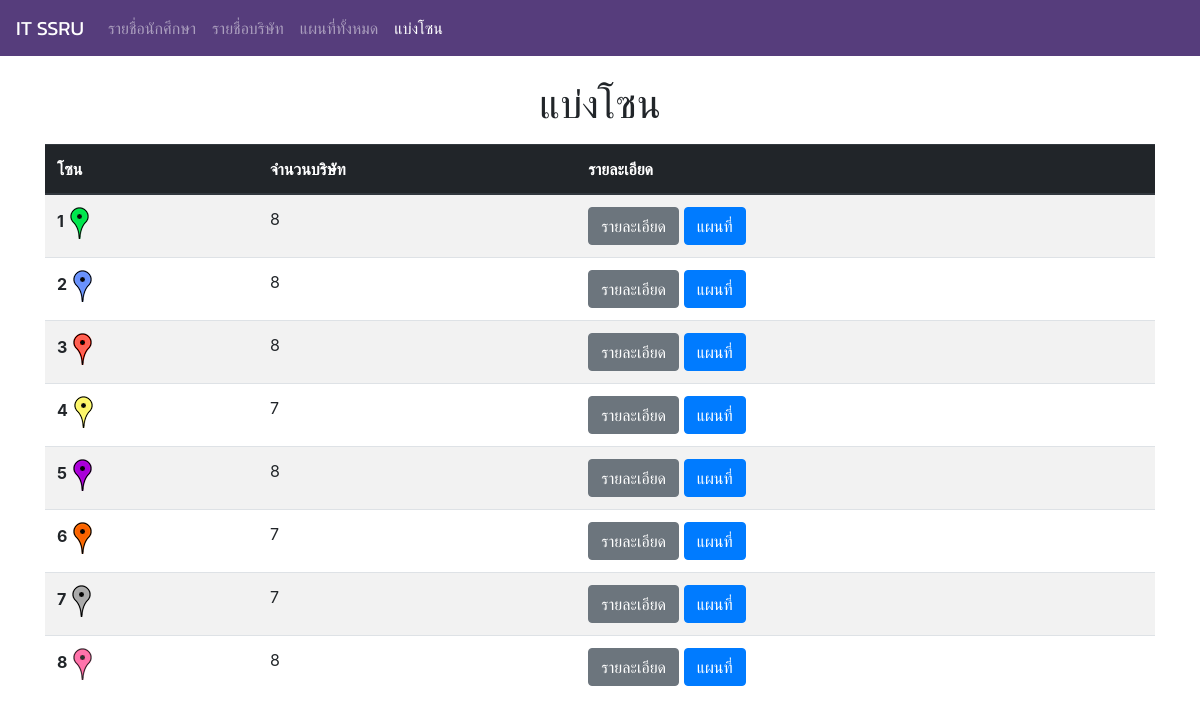
/index.php/zone, run on the app's committed database.
### tables this page shows
CREATE TABLE `region` (
  `reg_id` int(11) NOT NULL,
  `reg_name` varchar(200) NOT NULL
);

### application/controllers/Zone.php (called while the page is built, shortened)
<?php
class Zone extends CI_Controller {
	public function index() {
		$this->load->view('page_header');
		$stats = $this->ZoneModel->stats();
		$data = array(
			'stats'      => $stats
		);
		$this->load->view('zone_stats',$data);
		$this->load->view('page_footer');
	}
}

### index.php (called while the page is built, shortened)
<?php
require_once BASEPATH.'core/CodeIgniter.php';

### application/models/ZoneModel.php (called while the page is built, shortened)
<?php
class ZoneModel extends CI_Model{
  public function stats() {
    $query = $this->db->query('SELECT r.*,(SELECT COUNT(com_region) FROM company c WHERE com_region=r.reg_id) AS total FROM region r');
    return $query->result();
  }
}
 ?>

### application/views/zone_stats.php (the view)
<div class="container">
	<h1 class="text-center kanit mb-3">แบ่งโซน</h1>
	<div class="table-responsive">
	<table class="table table-striped">
	  <thead class="thead-dark">
	    <tr>
	      <th scope="col">โซน</th>
				<th scope="col">จำนวนบริษัท</th>
				<th scope="col">รายละเอียด</th>
	    </tr>
	  </thead>
	  <tbody>
			<?php
				foreach ($stats as $stat) {
			?>
	    <tr>
	      <th scope="row"><?=$stat->reg_id?><img src="<?php echo base_url(); ?>	img/<?=$stat->reg_id?>.png"></th>
	      <td><?=$stat->total?></td>
				<td><a href="<?=base_url();?>zone/detail/<?=$stat->reg_id?>" class="btn btn-secondary">รายละเอียด</a> <a href="<?=base_url();?>map/zone/<?=$stat->reg_id?>" class="btn btn-primary">แผนที่</a></td>
	    </tr>
			<?php	 } ?>
	  </tbody>
	</table>
</div>
</div>

### application/views/page_header.php (shortened to what this page needs)
<!DOCTYPE html>
<html lang="en">
<head>
  <link rel="stylesheet" href="https://stackpath.bootstrapcdn.com/bootstrap/4.1.1/css/bootstrap.min.css">
<link rel="stylesheet" href="https://use.fontawesome.com/releases/v5.0.13/css/all.css">
  </head>
<body <?php if($this->router->fetch_class()=='map') echo ' onload="initialize()"';?>>
  <nav class="navbar navbar-expand-lg navbar-dark bg-purple fixed-top kanit">
    <a class="navbar-brand" href="<?=base_url();?>">IT SSRU</a>
    <div class="collapse navbar-collapse" id="navbarSupportedContent">
      <ul class="navbar-nav mr-auto">
        <li class="nav-item">
          <a class="nav-link <?php if($this->uri->segment(1)=="student"){echo 'active';}?>" href="<?=base_url();?>student/">รายชื่อนักศึกษา</a>
        </li>
				<li class="nav-item">
          <a class="nav-link <?php if($this->uri->segment(1)=="company"){echo 'active';}?>" href="<?=base_url();?>company/">รายชื่อบริษัท</a>
        </li>
				<li class="nav-item">
          <a class="nav-link <?php if($this->uri->segment(1)=="map"){echo 'active';}?>" href="<?=base_url();?>map/">แผนที่ทั้งหมด</a>
        </li>
				<li class="nav-item">
          <a class="nav-link <?php if($this->uri->segment(1)=="zone"){echo 'active';}?>" href="<?=base_url();?>zone/">แบ่งโซน</a>
        </li>
    </div>
  </nav>

### application/views/page_footer.php (shortened to what this page needs)
</body>
</html>

### application/views/page_header.php (style rules this page uses)
body { padding-top: 80px; height: 100%; }
.kanit { font-family: 'Kanit', sans-serif; }
.bg-purple { background-color: #563d7c; }

### data on the page
region: reg_id "1", shows a picture, total "8"
region: reg_id "2", shows a picture, total "8"
region: reg_id "3", shows a picture, total "8"
region: reg_id "4", shows a picture, total "7"
region: reg_id "5", shows a picture, total "8"
region: reg_id "6", shows a picture, total "7"
region: reg_id "7", shows a picture, total "7"
region: reg_id "8", shows a picture, total "8"
